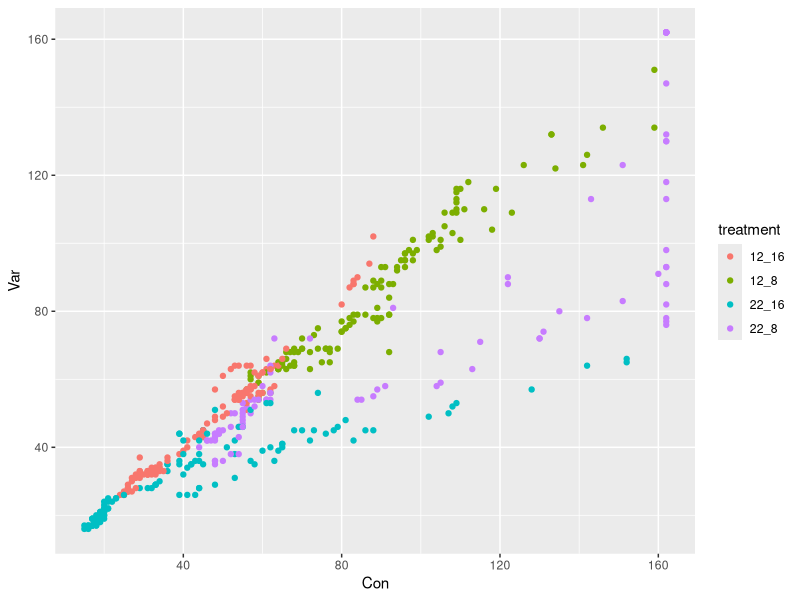
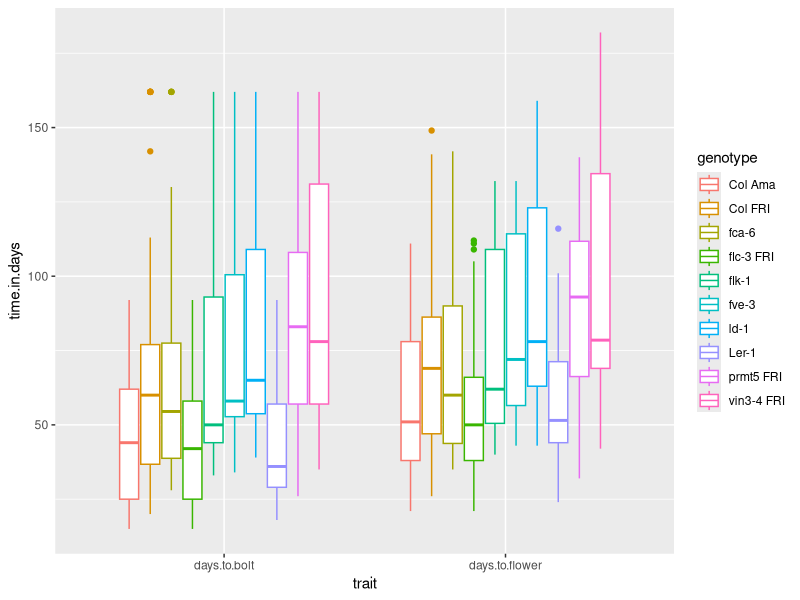

Reproduce these figures in R, in order.
## ---- chunk 1
knitr::opts_chunk$set(echo = TRUE)
## ---- chunk 2
# Chargez la librairie `tidyverse`

# Changez votre répertoire de travail pour être dans `session3_plots_reorganisation`

# Importer `burghardt_et_al_2015_expt1.txt` et mettez le dans un objet appelé `expt1`

## ---- chunk 3
# Chargez la librairie `tidyverse` (aide: utilisez la fonction `library()`)
library(tidyverse)

# Importer `burghardt_et_al_2015_expt1.txt` et mettez le dans un objet appelé `expt1`
#(aide: utilisez la fonction `read_tsv()`)

expt1 <- read_tsv("../data/burghardt_et_al_2015_expt1.txt")

## ---- chunk 4
# Créez une nouvelle table avec la colonne supplémentare  
expt1.cm <- mutate(expt1, total.leaf.length.cm = total.leaf.length.mm/10)

# Vérifier que la nouvelle colonne est bien là
colnames(expt1.cm)
## ---- chunk 5
# Créez deux nouvelles colonnes
expt1.cm <- mutate(expt1, 
                   blade.length.cm = blade.length.mm/10,
                   total.leaf.length.cm = total.leaf.length.mm/10)

# Vérifier que les nouvelles colonnes sont bien là
colnames(expt1.cm)
## ---- chunk 6
# Créez deux nouvelles colonnes
expt1.concatenated <- unite(expt1, "Vern_survival_bolt",vernalization,survival.bolt,bolt)

# Vérifier que la nouvelles colonnes sont bien là
colnames(expt1.concatenated)
## ---- chunk 7
# Créez deux nouvelles colonnes
expt1.separated <- separate(expt1, background, into=c("genotype", "FRI mutation"))

# Vérifier que la nouvelles colonnes sont bien là
colnames(expt1.separated)
## ---- chunk 8

expt1_subset <- select(expt1, plant_nb:vernalization, days.to.bolt)


## ---- chunk 9

expt1_wide <- spread(expt1_subset, key=fluctuation, value = days.to.bolt)


## ---- chunk 10

unite(expt1_wide, "treatment", temperature, day.length) %>% 
ggplot(aes(x=Con, y=Var, color=treatment)) +
  geom_point()


## ---- chunk 11
expt1_long <- gather(expt1, "trait", "time.in.days", days.to.bolt, days.to.flower)
## ---- chunk 12
ggplot(expt1_long, aes(x=trait, y=time.in.days, color=genotype)) +
  geom_boxplot()
## ---- chunk 13

arrange(expt1, days.to.flower)


## ---- chunk 14

arrange(expt1, desc(days.to.flower))

## ---- chunk 15
band_members
## ---- chunk 16
band_instruments
## ---- chunk 17
full_join(band_members, band_instruments, by="name")
## ---- chunk 18
left_join(band_members, band_instruments, by="name")
## ---- chunk 19
right_join(band_instruments, band_members, by="name")
## ---- chunk 20
inner_join(band_members, band_instruments, by="name")
